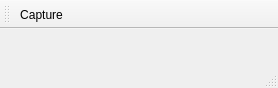
<?xml version="1.0" encoding="UTF-8"?>
<ui version="4.0">
 <class>myCapture</class>
 <widget class="QMainWindow" name="myCapture">
  <property name="geometry">
   <rect>
    <x>0</x>
    <y>0</y>
    <width>278</width>
    <height>88</height>
   </rect>
  </property>
  <property name="windowTitle">
   <string>myCapture</string>
  </property>
  <widget class="QWidget" name="centralWidget"/>
  <widget class="QMenuBar" name="menuBar">
   <property name="geometry">
    <rect>
     <x>0</x>
     <y>0</y>
     <width>278</width>
     <height>20</height>
    </rect>
   </property>
  </widget>
  <widget class="QToolBar" name="mainToolBar">
   <attribute name="toolBarArea">
    <enum>TopToolBarArea</enum>
   </attribute>
   <attribute name="toolBarBreak">
    <bool>false</bool>
   </attribute>
   <addaction name="actionCapture"/>
  </widget>
  <widget class="QStatusBar" name="statusBar"/>
  <action name="actionCapture">
   <property name="text">
    <string>Capture</string>
   </property>
   <property name="shortcut">
    <string>Ctrl+C</string>
   </property>
  </action>
 </widget>
 <layoutdefault spacing="6" margin="11"/>
 <resources/>
 <connections/>
</ui>
